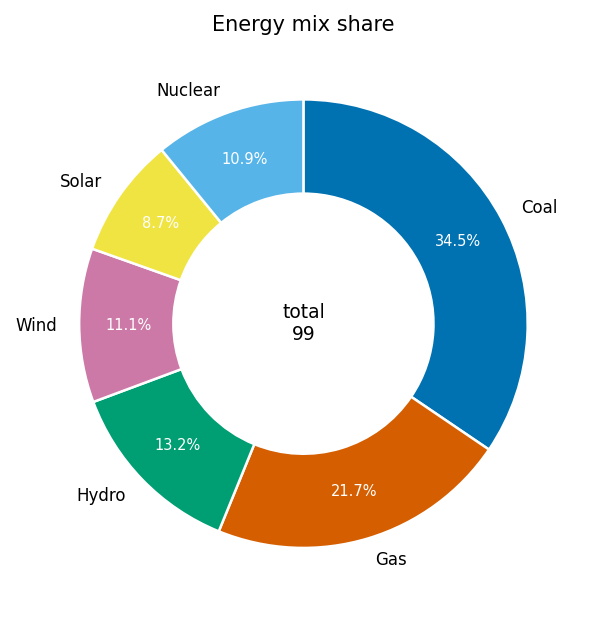

Python code for this plot:
"""pie_donut: 环形图（饼图变体，中心留白放合计标注）."""
import sys, os; sys.path.insert(0, os.path.join(os.path.dirname(os.path.abspath(__file__)), '..', '..', '_utils', 'python'))
import numpy as np
import matplotlib.pyplot as plt
from theme import apply_theme
from palette import cycle


def make_figure(values=None, labels=None, title='Energy mix share'):
    apply_theme(fig_size=(5, 4.2))
    if values is None:
        rng = np.random.default_rng(0)
        labels = ['Coal', 'Gas', 'Hydro', 'Wind', 'Solar', 'Nuclear']
        values = np.array([34., 22., 14., 12., 8., 10.]) + rng.uniform(-1, 1, 6)
    values = np.asarray(values, dtype=float)
    colors = [cycle(i) for i in range(len(values))]
    fig, ax = plt.subplots()
    wedges, _, autotexts = ax.pie(
        values, labels=labels, colors=colors, startangle=90,
        counterclock=False, autopct='%1.1f%%', pctdistance=0.78,
        wedgeprops={'width': 0.42, 'edgecolor': 'white', 'linewidth': 1.2},
        textprops={'fontsize': 8})
    for t in autotexts:
        t.set_color('white'); t.set_fontsize(7)
    ax.text(0, 0, f'total\n{values.sum():.0f}', ha='center', va='center', fontsize=9)
    ax.set_title(title)
    ax.set_aspect('equal')
    fig.tight_layout()
    return fig


if __name__ == '__main__':
    fig = make_figure(); fig.savefig(__file__.replace('.py', '.png'), dpi=150)
